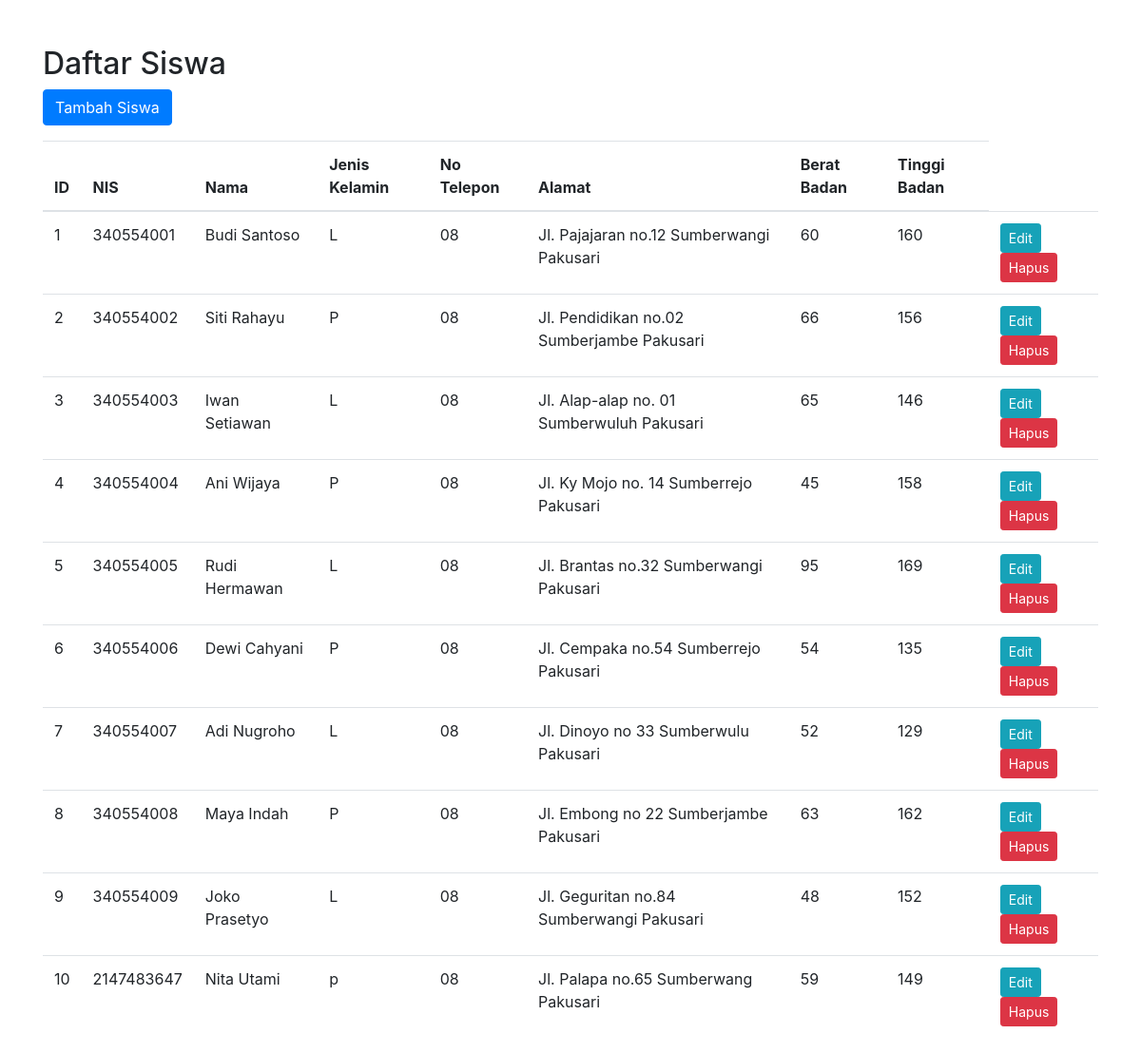
The page / on the database its author committed.
### tables this page shows
CREATE TABLE `karyawan` (
  `id` int(50) NOT NULL,
  `nis` int(50) NOT NULL,
  `nama` varchar(100) NOT NULL,
  `jeniskelamin` varchar(50) NOT NULL,
  `noTelepon` varchar(15) NOT NULL,
  `alamat` varchar(100) NOT NULL,
  `beratBadan` varchar(10) NOT NULL,
  `tinggiBadan` varchar(10) NOT NULL
);

### index.php (the view, shortened to what this page needs)
<!DOCTYPE html>
<html>
<head>
    <link rel="stylesheet" href="https://maxcdn.bootstrapcdn.com/bootstrap/4.5.2/css/bootstrap.min.css">
</head>
<body>
<div class="container mt-5">
    <h2>Daftar Siswa</h2>
    <a href="create.php" class="btn btn-primary mb-3">Tambah Siswa</a>
    <table class="table">
        <thead>
            <tr>
                <th>ID</th>
                <th>NIS</th>
                <th>Nama</th>
                <th>Jenis Kelamin</th>
                <th>No Telepon</th>
                <th>Alamat</th>
                <th>Berat Badan</th>
                <th>Tinggi Badan</th>
            </tr>
        </thead>
        <tbody>
            <?php
            include 'koneksi.php';
            $sql = "SELECT * FROM karyawan";
            $result = $conn->query($sql);
            if ($result->num_rows > 0) {
                while ($row = $result->fetch_assoc()) {
                    echo "<tr>
                            <td>{$row['id']}</td>
                            <td>{$row['nis']}</td>
                            <td>{$row['nama']}</td>
                            <td>{$row['jeniskelamin']}</td>
                            <td>{$row['noTelepon']}</td>
                            <td>{$row['alamat']}</td>
                            <td>{$row['beratBadan']}</td>
                            <td>{$row['tinggiBadan']}</td>
                            <td>
                                <a href='edit.php?id={$row['id']}' class='btn btn-info btn-sm'>Edit</a>
                                <a href='delete.php?id={$row['id']}' class='btn btn-danger btn-sm'>Hapus</a>
                            </td>
                          </tr>";
                }
            } else {
                echo "<tr><td colspan='4'>Tidak ada data.</td></tr>";
            }
            ?>
        </tbody>
    </table>
</div>
</body>
</html>

### rows shown on the page
karyawan: id "1", nis "340554001", nama "Budi Santoso", jeniskelamin "L", noTelepon "08", alamat "Jl. Pajajaran no.12 Sumberwangi Pakusari", beratBadan "60", tinggiBadan "160"
karyawan: id "2", nis "340554002", nama "Siti Rahayu", jeniskelamin "P", noTelepon "08", alamat "Jl. Pendidikan no.02 Sumberjambe Pakusari", beratBadan "66", tinggiBadan "156"
karyawan: id "3", nis "340554003", nama "Iwan Setiawan", jeniskelamin "L", noTelepon "08", alamat "Jl. Alap-alap no. 01 Sumberwuluh Pakusari", beratBadan "65", tinggiBadan "146"
karyawan: id "4", nis "340554004", nama "Ani Wijaya", jeniskelamin "P", noTelepon "08", alamat "Jl. Ky Mojo no. 14 Sumberrejo Pakusari", beratBadan "45", tinggiBadan "158"
karyawan: id "5", nis "340554005", nama "Rudi Hermawan", jeniskelamin "L", noTelepon "08", alamat "Jl. Brantas no.32 Sumberwangi Pakusari", beratBadan "95", tinggiBadan "169"
karyawan: id "6", nis "340554006", nama "Dewi Cahyani", jeniskelamin "P", noTelepon "08", alamat "Jl. Cempaka no.54 Sumberrejo Pakusari", beratBadan "54", tinggiBadan "135"
karyawan: id "7", nis "340554007", nama "Adi Nugroho", jeniskelamin "L", noTelepon "08", alamat "Jl. Dinoyo no 33 Sumberwulu Pakusari", beratBadan "52", tinggiBadan "129"
karyawan: id "8", nis "340554008", nama "Maya Indah", jeniskelamin "P", noTelepon "08", alamat "Jl. Embong no 22 Sumberjambe Pakusari", beratBadan "63", tinggiBadan "162"
karyawan: id "9", nis "340554009", nama "Joko Prasetyo", jeniskelamin "L", noTelepon "08", alamat "Jl. Geguritan no.84 Sumberwangi Pakusari", beratBadan "48", tinggiBadan "152"
karyawan: id "10", nis "2147483647", nama "Nita Utami", jeniskelamin "p", noTelepon "08", alamat "Jl. Palapa no.65 Sumberwang Pakusari", beratBadan "59", tinggiBadan "149"
